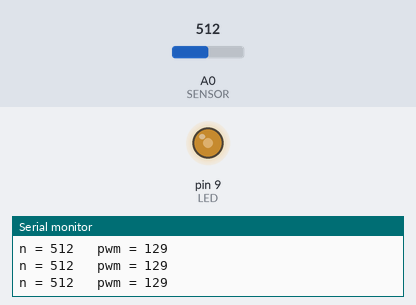
The sketch below on a simulated Arduino Uno, built with avr-gcc and run on an emulated ATmega328P. Shown: output pins drawn as LEDs (lit = HIGH), the last lines printed to the serial monitor. The inputs (shaded band) are chosen by the test bench; at power-on: A0 (SENSOR) = 512.

Above: at 1.2 s.
1.3 s: A0 (SENSOR) set to 716
At 2.5 s:
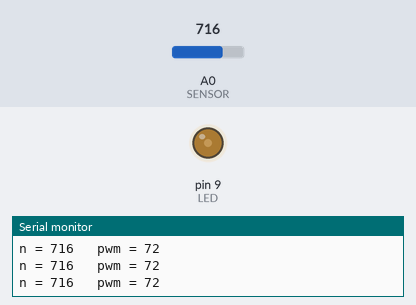
2.8 s: A0 (SENSOR) set to 900
At 4.0 s:
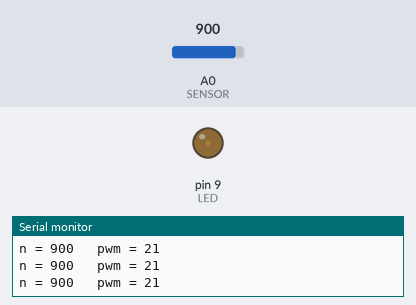
4.3 s: A0 (SENSOR) set to 984
At 5.5 s:
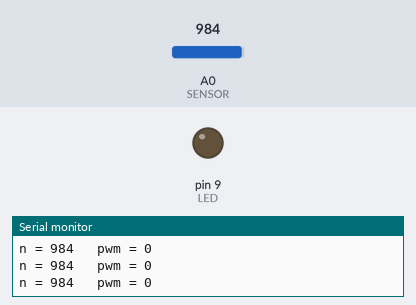
5.8 s: A0 (SENSOR) set to 122
At 7.0 s:
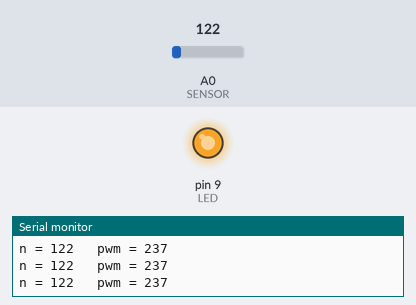
7.3 s: A0 (SENSOR) set to 511
At 8.5 s:
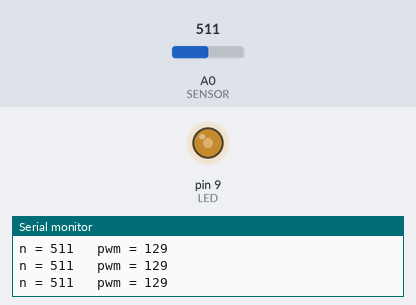
8.8 s: A0 (SENSOR) set to 1023
At 10.0 s:
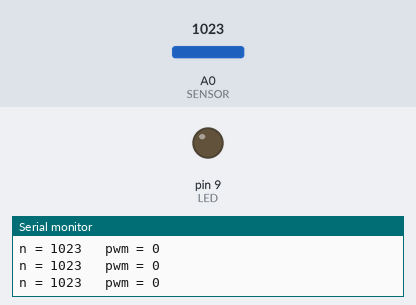
Timing chart, 0 to 11.3 s (numbered marks = the images above; inputs shaded):
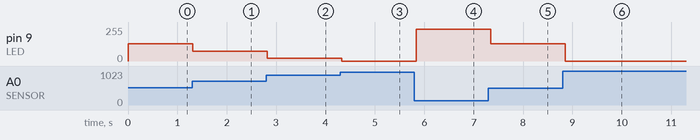

Measured:
- after the input at 1.3 s, pin 9 (LED): 129/255 → 72/255 at once
- after the input at 2.8 s, pin 9 (LED): 72/255 → 21/255 at once
- after the input at 4.3 s, pin 9 (LED): 21/255 → 0/255 at once
- after the input at 5.8 s, pin 9 (LED): 0/255 → 237/255 at once
- after the input at 7.3 s, pin 9 (LED): 237/255 → 129/255 at once
- after the input at 8.8 s, pin 9 (LED): 129/255 → 0/255 after 0.05 s

The sketch:

sketch.ino
```cpp
// Демо Д6. Відчути → вирішити → діяти: нічник
// Схема: 5V → фоторезистор → A0 → резистор 10 кОм → GND   (дільник напруги)
//        пін 9 (~) → 220 Ом → світлодіод → GND
// Більше світла → менший опір фоторезистора → більше n

const int SENSOR = A0;
const int LED = 9;

const bool PROPORTSIYNO = true; // false — поріг (релейно), true — плавно (як П-регулятор)
const int PORIH = 514;           // для релейного режиму

// калібрування: що показує n у Serial Monitor при найтемнішому і найсвітлішому
const int NMIN = 54;              // замінити своїми числами
const int NMAX = 974;

void setup() {
  pinMode(LED, OUTPUT);
  Serial.begin(9600);
}

void loop() {
  int n = analogRead(SENSOR);                        // 1. відчути (АЦП)

  int pwm;                                           // 2. вирішити
  if (PROPORTSIYNO) {
    pwm = map(n, NMIN, NMAX, 255, 0);                // темніше → яскравіше
    pwm = constrain(pwm, 0, 255);
  } else {
    pwm = (n < PORIH) ? 255 : 0;
  }

  analogWrite(LED, pwm);                             // 3. діяти (ШІМ)

  Serial.print("n = ");
  Serial.print(n);
  Serial.print("   pwm = ");
  Serial.println(pwm);

  delay(100);                                        // крок до наступного «кадру»
}
```
